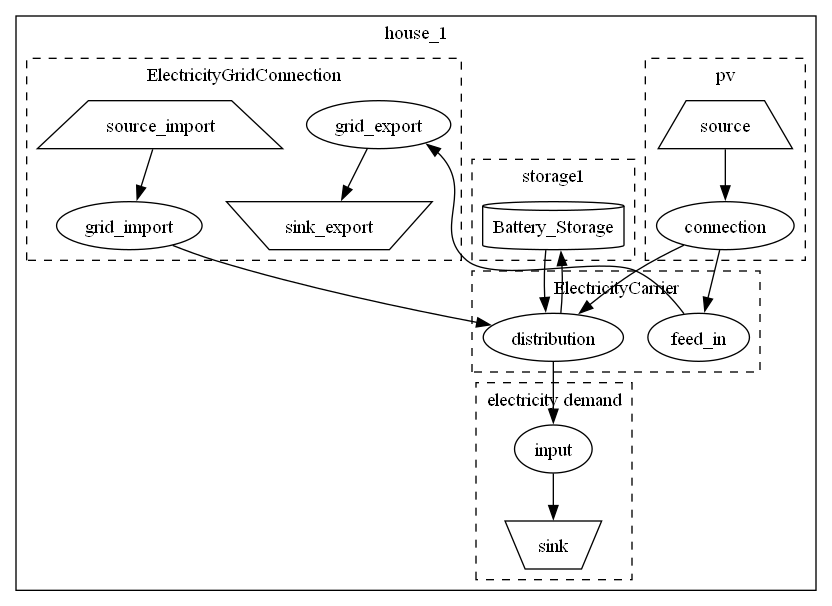

Write the Python code that produced this figure.

import os
import matplotlib.pyplot as plt
import matplotlib
import csv
import pandas as pd
from oemof import solph

from mtress import (
    Location,
    MetaModel,
    SolphModel,
    carriers,
    demands,
    technologies,
)
from mtress._helpers import get_flows

os.chdir(os.path.dirname(__file__))
meta_model = MetaModel()

house_1 = Location(name="house_1")
meta_model.add_location(house_1)

house_1.add(carriers.ElectricityCarrier())
house_1.add(technologies.ElectricityGridConnection(working_rate=35e-6, revenue=8e-6))

house_1.add(
    demands.Electricity(
        name="electricity demand",
        time_series=[0, 0.5,15,3,0.2,7,3,6,0.8,10],
    )
)
house_1.add(
    technologies.RenewableElectricitySource(
        name="pv",
        nominal_power=1,
        specific_generation=[0, 0,25,30,41,0.1,0,0,0,0],
    )
)
house_1.add(technologies.BatteryStorage(name="storage1",
                                         nominal_capacity=5000, 
                                         charging_C_Rate=0.77, 
                                         discharging_C_Rate=0.77, 
                                         charging_efficiency=0.96,
                                         discharging_efficiency=0.96,
                                         loss_rate=0.0005,  
                                         initial_soc=0.5,
                                         min_soc=0.1))


solph_representation = SolphModel(
    meta_model,
    timeindex={
        "start": "2023-07-10 08:00:00",
        "end": "2023-07-10 18:00:00",
        "freq": "60T",
    },
)

solph_representation.build_solph_model()

plot = solph_representation.graph(detail=True)
plot.render(outfile="test.png")

solved_model = solph_representation.solve(solve_kwargs={"tee": True})


myresults = solph.processing.results(solved_model)
flows = get_flows(myresults)

output = pd.DataFrame(flows)
#saving flows in csv file

output.to_csv(os.path.join("flows", "test_results.csv"), index=True)
